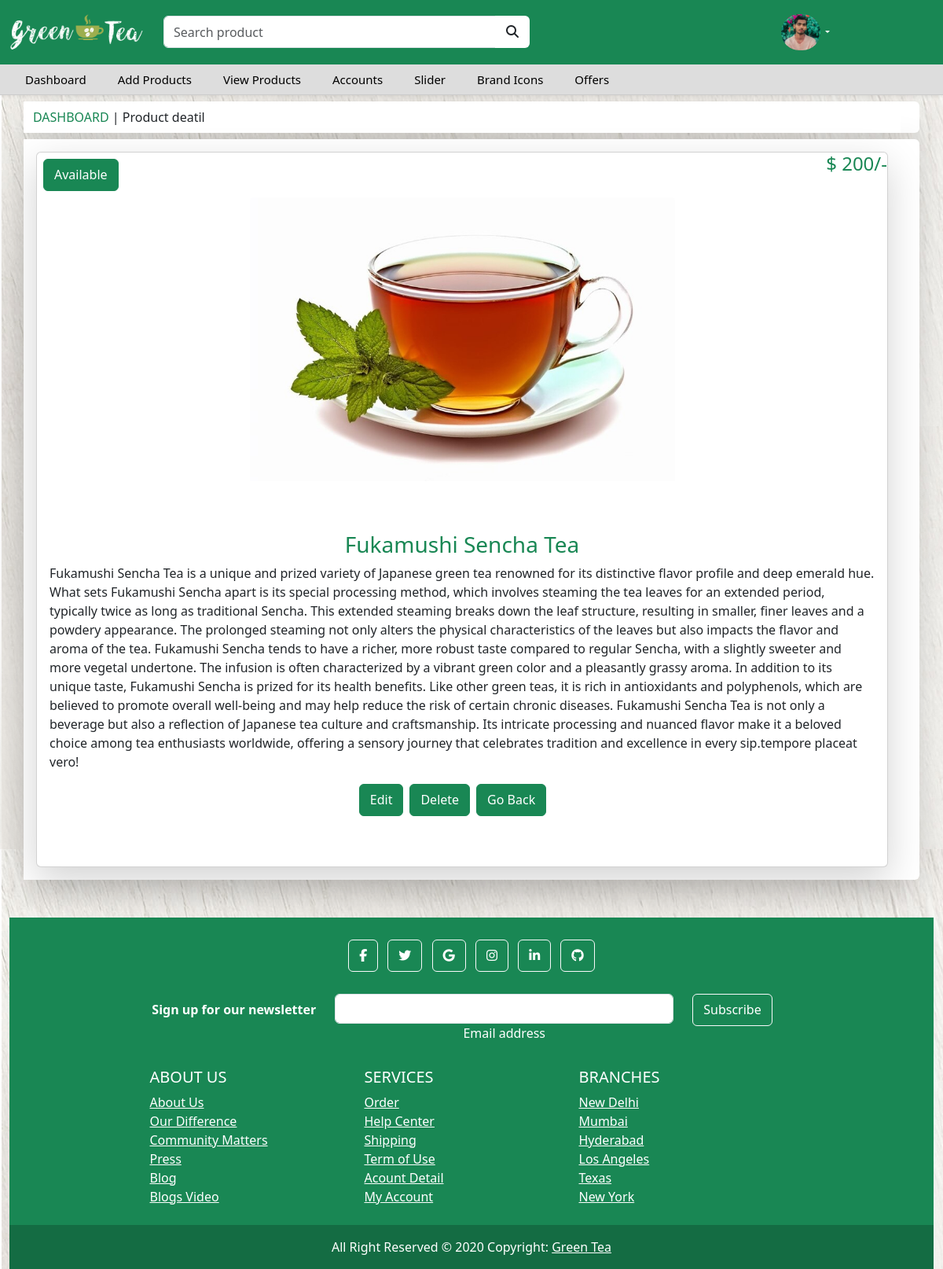
Screenshot of /Admin/productdetails.php?id=1 (signed in) with the database file from the repository.
### tables this page shows
CREATE TABLE `products` (
  `p_id` int(11) NOT NULL,
  `p_name` varchar(255) NOT NULL,
  `p_price` int(11) NOT NULL,
  `p_image` varchar(255) NOT NULL,
  `p_status` varchar(255) NOT NULL DEFAULT 'Available',
  `p_details` longtext NOT NULL,
  `stock` bigint(20) NOT NULL
);

### Admin/productdetails.php (the view, shortened to what this page needs)
<?php
include 'header.php';
if (isset ($_GET['id'])) {
    $product_id = $_GET['id'];
    $sql = "SELECT * FROM products WHERE p_id = $product_id";
    $result = mysqli_query($con, $sql);
    while ($row = $result->fetch_assoc()) {
        $id=$row['p_id'];
        $name = $row['p_name'];
        $status = $row['p_status'];
        $price = $row['p_price'];
        $image = $row['p_image'];
        $detail = $row['p_details'];
    }
}
?>
<!DOCTYPE html>
<html lang="en">
<head>
</head>
<body>
    <div class="container bg-white text-white shadow-lg bg-body rounded w-100 my-2">
        <div class="row my-2">
            <div class="col-sm-12 col-md-12 bg-white text-white ">
                <p class="text-success my-2"> <a href="index.php" class="text-success text-uppercase"
                        style="text-decoration:none">Dashboard
                    </a><span class="text-dark">| Product deatil</span></p>
            </div>
        </div>
    </div>
    <div class="container-fluid my-1">
        <div class="container bg-white text-white shadow-lg bg-body rounded w-100">
            <div class="row">
                <div class="col-sm-12 p-3 bg-white text-dark d-flex">
                    <div class="card shadow-lg" style="width:100%">
                        <div class="content d-flex justify-content-between">
                            <a href="#" class="btn btn-success float-left w-auto rounded m-2">
                                <?php echo $status ?>
                            </a>
                            <h4 class="text-success">$
                                <?php echo $price ?>/-
                            </h4>
                        </div>
                        <div class="text-center">
                            <img class="card-img-top w-50 text-center" src="<?php echo "../image/".$image ?>" alt="Card image">
                        </div>
                        <div class="card-body ">
                            <div class="content my-5">
                                <h3 class="text-center text-success">
                                    <?php echo $name ?>
                                </h3>
                                <p>
                                    <?php echo $detail ?>
                                </p>
                                <div class="row justify-content-center">
                                    <div class="col-sm-12 d-flex justify-content-center gap-2">
                                        <a href="editproducts.php ?id=<?= $id ?>" class="btn btn-success rounded">Edit</a>
                                        <a href="view.php" onclick="alert('Are you sure you want to delete?')"
                                            class="btn btn-success rounded">Delete</a>
                                        <a href="view.php" class="btn btn-success rounded">Go Back</a>
                                    </div>
                                </div>
                            </div>
                        </div>
                    </div>
                </div>
            </div>
        </div>
        <?php
        include 'footer.php'
            ?>
</body>
</html>

### Admin/header.php (shortened to what this page needs)
<?php
require '../db_connect.php';
$sql = "SELECT * FROM adminlogin ";
$result = mysqli_query($con, $sql);
while ($row = $result->fetch_assoc()) {
    $image = $row['image'];
}
?>
<!doctype html>
<html lang="en">
<head>
    <link rel="stylesheet" href="style.css">
    <link rel="stylesheet" href="bootstrap.min.css">
    <link href="https://stackpath.bootstrapcdn.com/font-awesome/4.7.0/css/font-awesome.min.css" rel="stylesheet">
    <link rel="stylesheet" href="bootstrap.min.css">
    <link rel="stylesheet" href="style.css">
</head>
<body>
    <div class="main-navbar shadow-sm sticky-top">
        <div class="top-navbar">
            <div class="container-fluid">
                <div class="row">
                    <div class=" col-4 col-sm-4 col-md-2 my-auto">
                        <img src="../image/logo2.png" alt="Avatar Logo" style=";" class="img-fluid">
                    </div>
                    <div class="col-8 col-sm-8 col-md-5 my-auto">
                        <form role="search">
                            <div class="input-group">
                                <input autofocus type="search" placeholder="Search product" class="form-control" />
                                <button class="btn bg-white" type="submit">
                                    <i class="fa fa-search text-dark"></i>
                                </button>
                            </div>
                        </form>
                    </div>
                    <div class="col-12 col-sm-12 col-md-4 my-auto">
                        <ul class="nav justify-content-end">
                            <li class="nav-item dropdown">
                                <a class="nav-link dropdown-toggle" href="#" role="button" data-bs-toggle="dropdown"> <i
                                        class="fas ">
                                        <img src="<?php echo "../image/" . $image ?>" alt="Avatar Logo" style="width:50px;"
                                            class="rounded-pill">
                                    </i> </a>
                            </li>
                        </ul>
                    </div>
                </div>
            </div>
        </div>
        <nav class="navbar navbar-expand-lg">
            <div class="container-fluid">
                <div class="collapse navbar-collapse" id="navbarSupportedContent">
                    <ul class="navbar-nav me-auto mb-2 mb-lg-0">
                        <li class="nav-item">
                            <a class="nav-link" href="index.php">Dashboard</a>
                        </li>
                        <li class="nav-item">
                            <a class="nav-link" href="addproduct.php">Add Products</a>
                        </li>
                        <li class="nav-item">
                            <a class="nav-link" href="view.php">View Products</a>
                        </li>
                        <li class="nav-item">
                            <a class="nav-link" href="Accounts.php">Accounts</a>
                        </li>
                        <li class="nav-item">
                            <a class="nav-link" href="slider.php">Slider</a>
                        </li>
                        <li class="nav-item">
                            <a class="nav-link" href="brandicons.php">Brand Icons</a>
                        </li>
                          <li class="nav-item">
                            <a class="nav-link" href="offers.php">Offers</a>
                        </li>
                    </ul>
                </div>
            </div>
        </nav>
    </div>
</body>
</html>

### Admin/style.css (style rules this page uses)
* { max-width: 100%; max-height: 100%; }
body { background-image: url(image/body-bg.jpg); }
.main-navbar { border-bottom: 1px solid #ccc; }
.main-navbar .top-navbar { background-color: #198754; padding-top: 10px; padding-bottom: 10px; }
.main-navbar .top-navbar .nav-link { color: #fff; font-size: 16px; font-weight: 500; }
.main-navbar .navbar { padding: 0px; background-color: #ddd; }
.main-navbar .navbar .nav-item .nav-link { padding: 8px 20px; color: #000; font-size: 15px; }
.btn { line-height: 1.8; background-color: #198754; padding: 5px 13px; display: inline-block; color: #fff; text-transform: capitalize; font-family: inherit; font-size: 16px; cursor: pointer; user-select: none; position: relative; overflow: hidden; vertical-align: middle; transition: color 0.3s ease; z-index: 2; }
.btn::before { position: absolute; content: ''; left: 0; top: 0; background: #42bf85; height: 100%; width: 0; z-index: -1; transition: width 0.3s ease; }
@media only screen and (min-width: 768px) { .main-navbar .top-navbar .nav-link { font-size: 12px; padding: 8px 10px; } }

### rows the page displays
products: p_status "Available", p_price "200", p_image (picture), p_name "Fukamushi Sencha Tea", p_details "Fukamushi Sencha Tea is a unique and prized variety of Japanese green tea renowned for its distinctive flavor profile and deep emerald hue. What sets Fukamushi Sencha apart is its special processing method, which involves steaming the tea leaves for an extended period, typically twice as long as traditional Sencha. This extended steaming breaks down the leaf structure, resulting in smaller, finer leaves and a powdery appearance. The prolonged steaming not only alters the physical characteristics of the leaves but also impacts the flavor and aroma of the tea. Fukamushi Sencha tends to have a richer, more robust taste compared to regular Sencha, with a slightly sweeter and more vegetal…"
